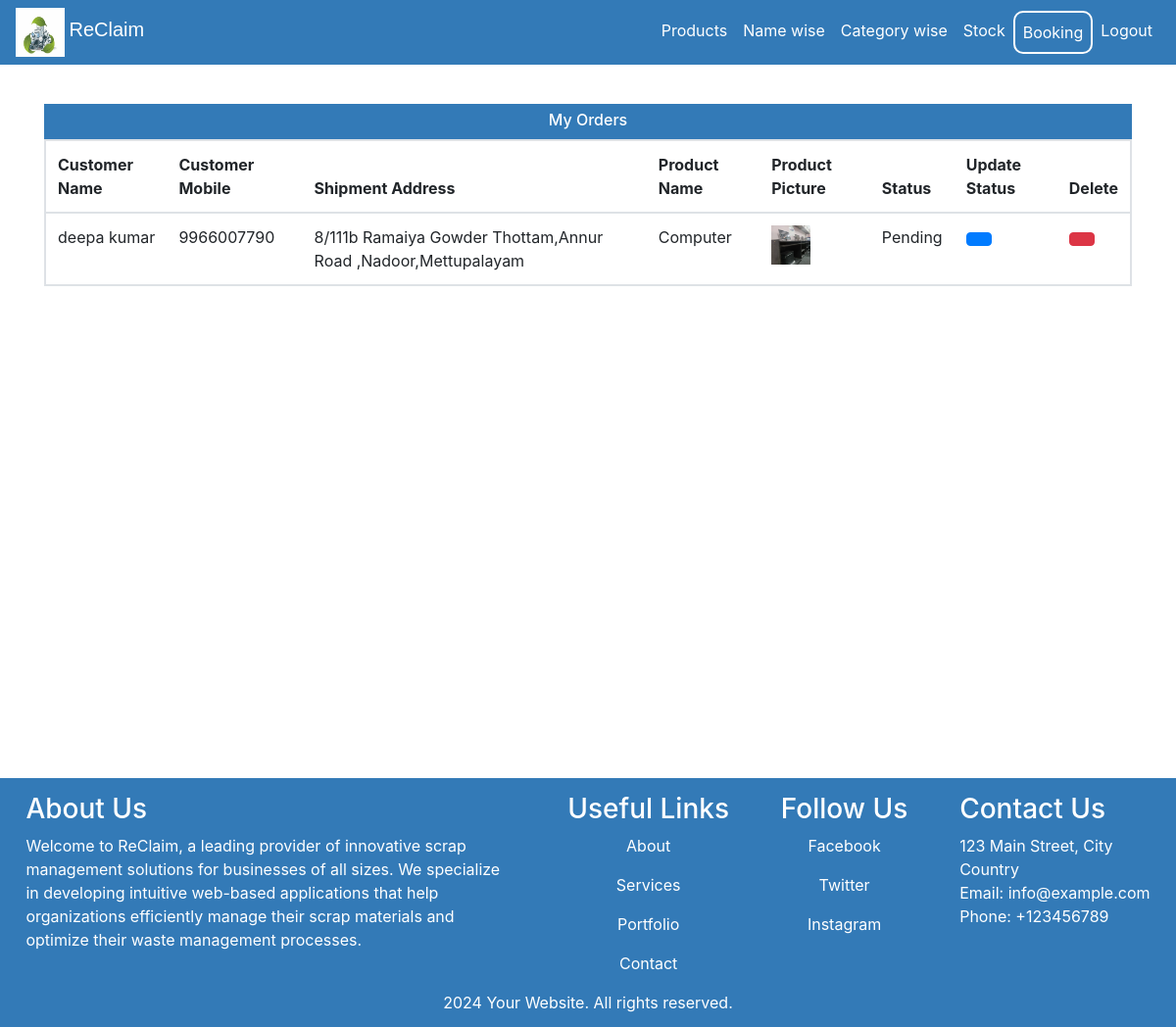
Screenshot of /seller-view-booking (signed in) with the database file from the repository.
### ecom/models.py (models this page shows, shortened)
class Customer(models.Model):
    user=models.OneToOneField(User,on_delete=models.CASCADE)
    profile_pic= models.ImageField(upload_to='profile_pic/CustomerProfilePic/',null=True,blank=True)
    address = models.CharField(max_length=150)
    mobile = models.CharField(max_length=20,null=False)
    @property
    def get_name(self):
        return self.user.first_name+" "+self.user.last_name

class Orders(models.Model):
    STATUS =(
        ('Pending','Pending'),
        ('Order Confirmed','Order Confirmed'),
        ('Out for Delivery','Out for Delivery'),
        ('Delivered','Delivered'),
    )
    customer=models.ForeignKey('Customer', on_delete=models.CASCADE,null=True)
    user_id=models.CharField(max_length=20,null=True)
    product=models.ForeignKey('Product',on_delete=models.CASCADE,null=True)
    email = models.CharField(max_length=50,null=True)
    address = models.CharField(max_length=500,null=True)
    mobile = models.CharField(max_length=20,null=True)
    order_date= models.DateField(auto_now_add=True,null=True)
    status=models.CharField(max_length=50,null=True,choices=STATUS)

class Product(models.Model):
	STATUS =(
        ('Electronic waste','Electronic waste'),
        ('Furniture waste','Furniture waste'),
        ('Paper waste','Paper waste'),
		)
	name=models.CharField(max_length=40)
	user_id=models.CharField(max_length=40)
	product_image= models.ImageField(upload_to='product_image/',null=True,blank=True)
	price = models.PositiveIntegerField()
	quantity = models.PositiveIntegerField()
	description=models.CharField(max_length=300)
	year = models.CharField(max_length=5,null=True)
	make = models.CharField(max_length=50,null=True)
	spec=models.CharField(max_length=100,null=True)
	cat=models.CharField(max_length=50,null=True,choices=STATUS)

### ecom/views.py (the view)
# urls.py: path('seller-view-booking', views.seller_view_booking_view,name='seller-view-booking'),
@login_required(login_url='sellerlogin')
def seller_view_booking_view(request):
    orders=models.Orders.objects.all().filter(user_id = request.user.id)
    ordered_products=[]
    ordered_bys=[]
    for order in orders:
        ordered_product=models.Product.objects.all().filter(id=order.product.id)
        ordered_by=models.Customer.objects.all().filter(id = order.customer.id)
        ordered_products.append(ordered_product)
        ordered_bys.append(ordered_by)
    return render(request,'ecom/seller_view_booking.html',{'data':zip(ordered_products,ordered_bys,orders)})

### templates/ecom/seller_view_booking.html (shortened to what this page needs)
{% extends 'ecom/seller_base.html' %} {% load static %} {% block content %}
<head>
</head>
<div>
  <div style="min-height: 86vh" class="container">
    <div style="margin-top: 40px" class="panel panel-primary">
      <div
        style="
          background-color: #337ab7;
          padding: 7px 0px 2px 0px;
          color: white;
        "
        class="panel-heading"
      >
        <h6 class="panel-title">My Orders</h6>
      </div>
      <table
        style="border: 2px solid #dee2e6"
        class="table table-hover"
        id="dev-table"
      >
        <thead>
          <tr>
            <th>Customer Name</th>
            <th>Customer Mobile</th>
            <th>Shipment Address</th>
            <th>Product Name</th>
            <th>Product Picture</th>
            <th>Status</th>
            <th>Update Status</th>
            <th>Delete</th>
          </tr>
        </thead>
        {% for product,customer,order in data %}
        <tr>
          {% for c in customer %}
          <td>{{c.get_name}}</td>
          <td>{{c.mobile}}</td>
          <td>{{order.address}}</td>
          {% endfor %} {% for p in product %}
          <td>{{p.name}}</td>
          <td>
            <img
              src="{% static p.product_image.url %}"
              alt="Profile Pic"
              height="40px"
              width="40px"
            />
          </td>
          <td>{{order.status}}</td>
          <td>
            <a
              class="btn btn-primary btn-xs"
              href="{% url 'supdate-order' order.id  %}"
              ></a>
          </td>
          <td>
            <a
              class="btn btn-danger btn-xs"
              href="{% url 'sdelete-order' order.id  %}"
              ></a>
          </td>
          {% endfor %}
        </tr>
        {% endfor %}
      </table>
    </div>
  </div>
  <div style="margin-bottom: -72px">{% include "ecom/footer.html" %}</div>
</div>
{% endblock content %}

### templates/ecom/seller_view_booking.html (style rules this page uses)
a:link { text-decoration: none; }
h6 { text-align: center; }

### rows the page displays
Orders: address "8/111b Ramaiya Gowder Thottam,Annur Road ,Nadoor,Mettupalayam", status "Pending"
Customer: get_name "deepa kumar", mobile "9966007790"
Product: name "Computer", product_image (picture)
